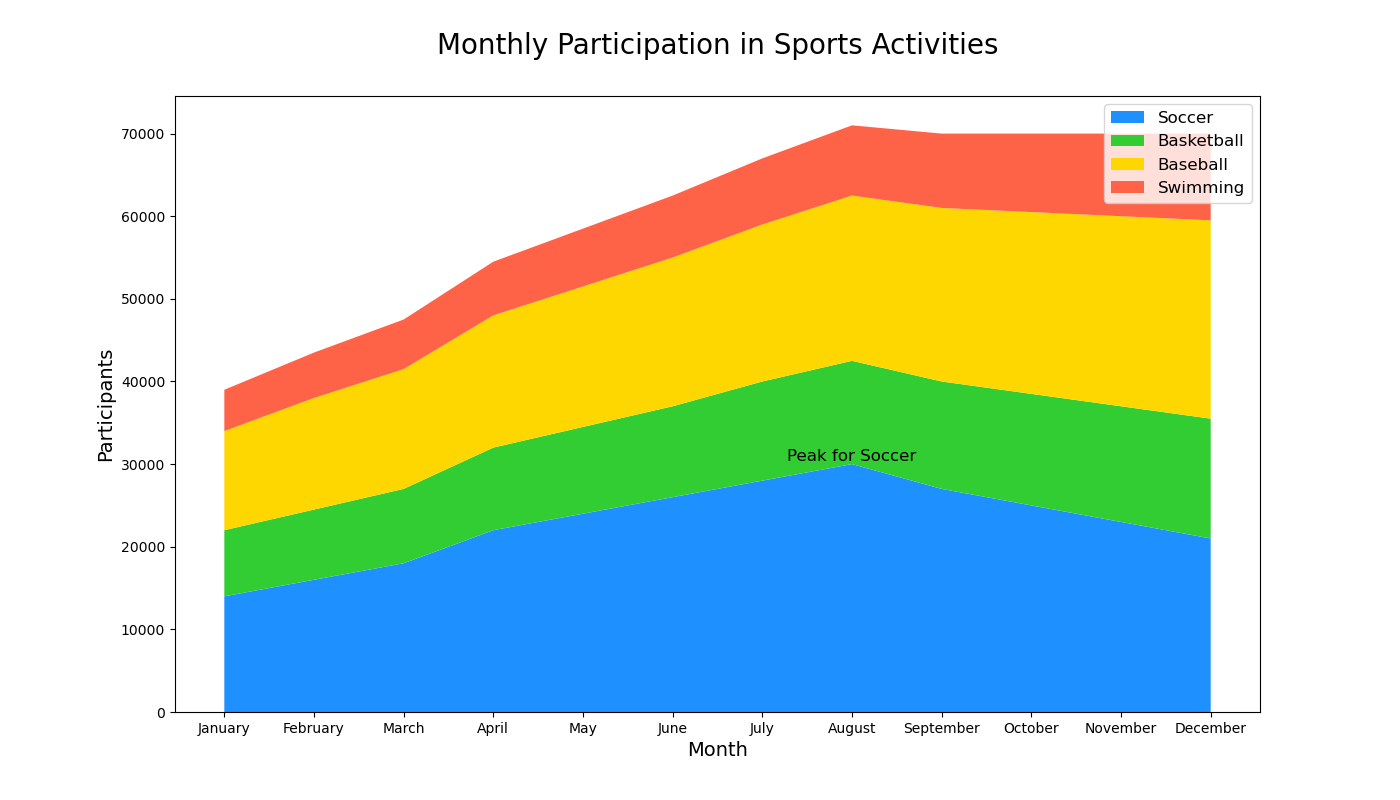

Here is the Python script that generated this plot:

import matplotlib.pyplot as plt

months = ['January', 'February', 'March', 'April', 'May', 'June',
          'July', 'August', 'September', 'October', 'November', 'December']
soccer = [14000, 16000, 18000, 22000, 24000, 26000, 28000, 30000, 27000, 25000, 23000, 21000]
basketball = [8000, 8500, 9000, 10000, 10500, 11000, 12000, 12500, 13000, 13500, 14000, 14500]
baseball = [12000, 13500, 14500, 16000, 17000, 18000, 19000, 20000, 21000, 22000, 23000, 24000]
swimming = [5000, 5500, 6000, 6500, 7000, 7500, 8000, 8500, 9000, 9500, 10000, 10500]

plt.figure(figsize=(14, 8))
plt.stackplot(months, soccer, basketball, baseball, swimming, 
              colors=['#1E90FF', '#32CD32', '#FFD700', '#FF6347'])

plt.title('Monthly Participation in Sports Activities', fontsize=20, pad=30)
plt.xlabel('Month', fontsize=14)
plt.ylabel('Participants', fontsize=14)

peak_soccer_month = months[soccer.index(max(soccer))]
peak_soccer_value = max(soccer)
plt.text(peak_soccer_month, peak_soccer_value, 'Peak for Soccer', ha='center', va='bottom', fontsize=12, color='black')

plt.legend(['Soccer', 'Basketball', 'Baseball', 'Swimming'], loc='upper right', fontsize=12)
plt.show()
